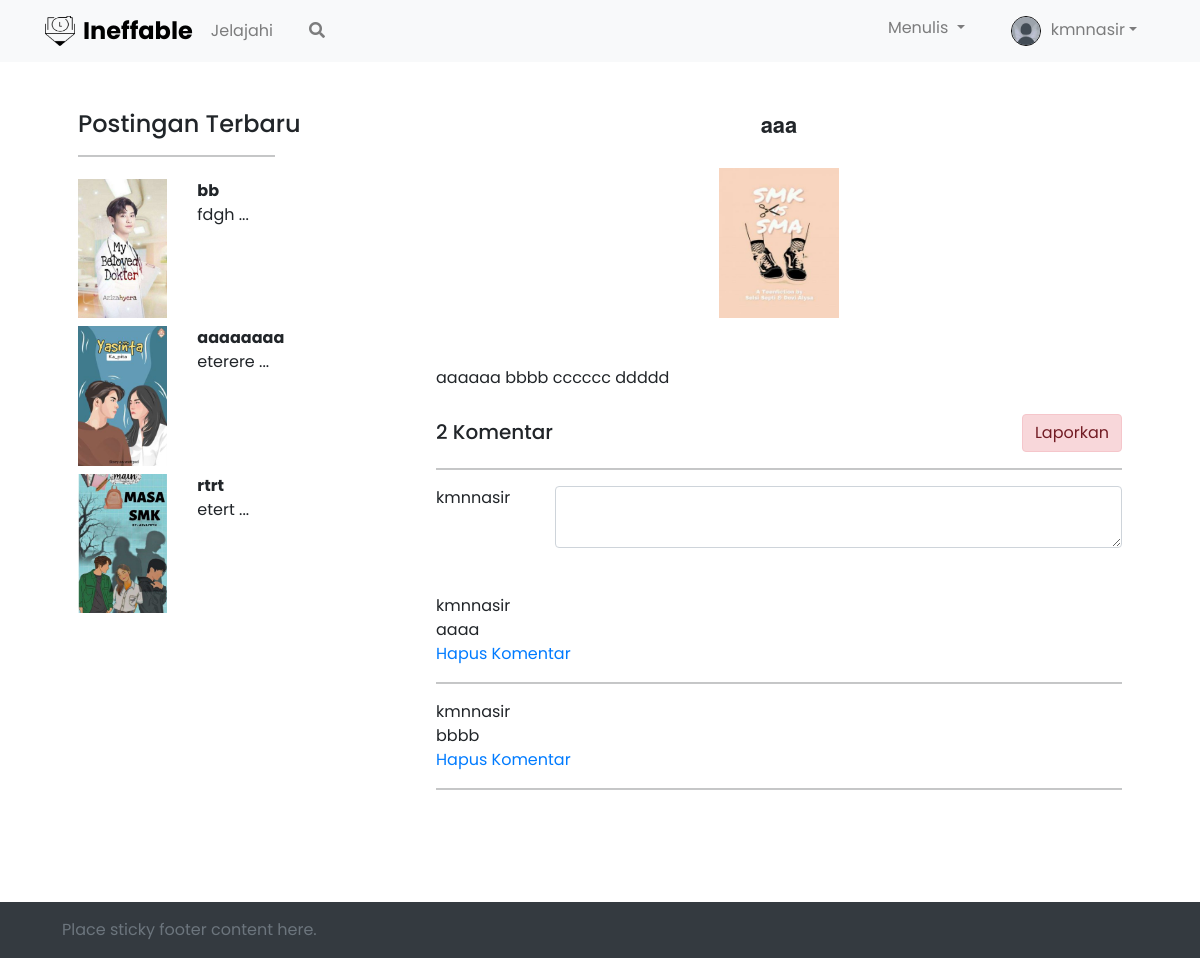
Page /beranda.php?beranda=detail&id=9 (signed in) on the earlier database version.
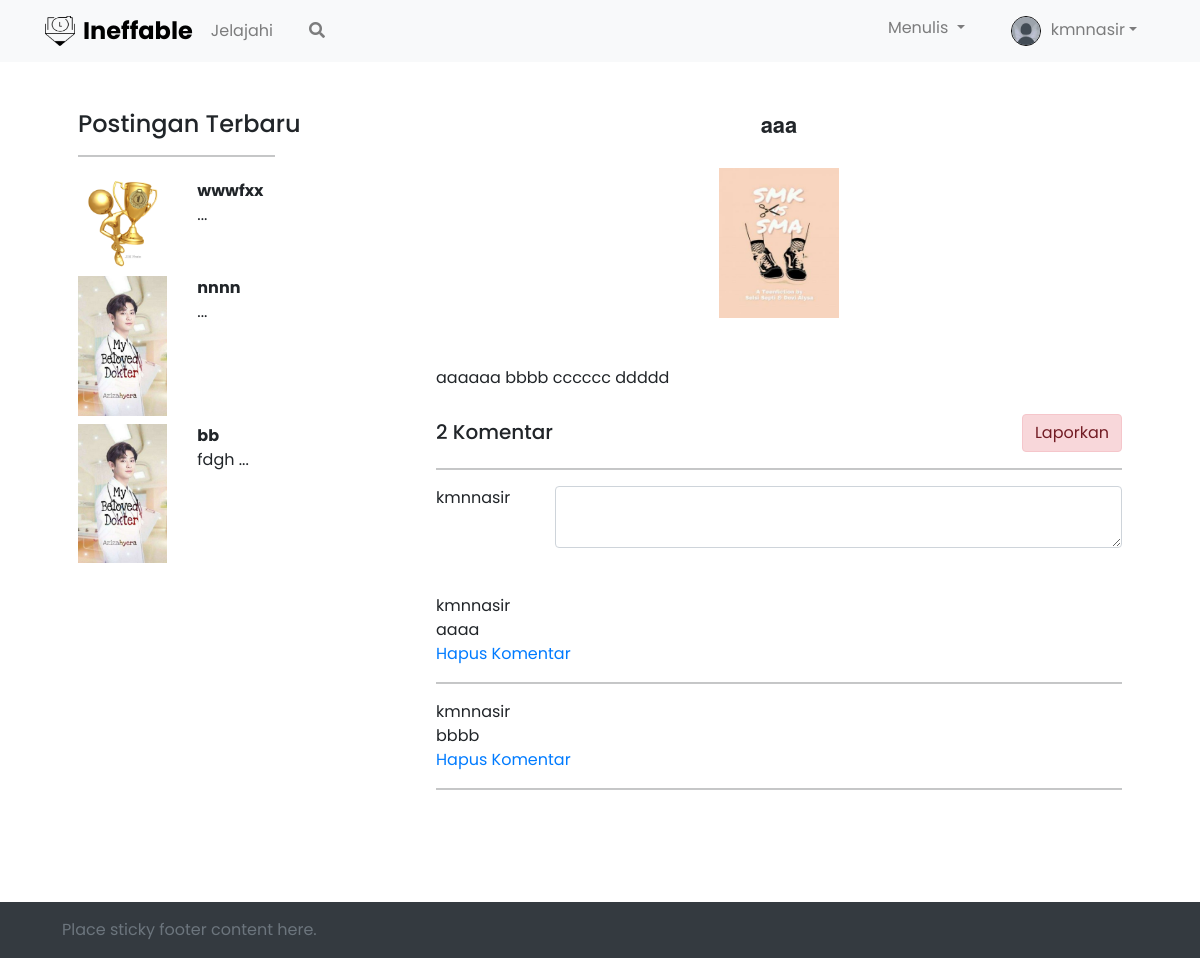
Same page on the later database version.
### tables this page shows
CREATE TABLE `tb_user` (
  `id` int(11) NOT NULL,
  `nama` varchar(100) NOT NULL,
  `username` varchar(100) NOT NULL,
  `email` varchar(100) NOT NULL,
  `password` varchar(100) NOT NULL,
  `photo` text NOT NULL,
  `role` enum('admin','user') NOT NULL
);

CREATE TABLE `tb_post` (
  `id` int(11) NOT NULL,
  `judul` varchar(200) NOT NULL,
  `kategori_id` int(11) NOT NULL,
  `photo` text NOT NULL,
  `isi` text NOT NULL,
  `view` int(11) NOT NULL,
  `status` enum('arsip','publis','disable') NOT NULL,
  `user_id` int(11) NOT NULL
);

CREATE TABLE `tb_comment` (
  `id` int(11) NOT NULL,
  `post_id` int(11) NOT NULL,
  `user_id` int(11) NOT NULL,
  `comment` text NOT NULL
);

### detail.php (the view, shortened to what the changed rows need)
<div class="container p-md-4">
    <div class="row">
        <div class="right-detail-content col-md-4">
            <div class="right-title">
            </div>
            <?php $query = $conn->query("SELECT * FROM tb_post ORDER BY id DESC LIMIT 3"); ?>
            <?php while ($a = $query->fetch_array()) : ?>
                <div class="right-content">
                    <div class="row mb-md-2">
                        <div class="col-md-4 right-content-img d-flex justify-content-center">
                            <img src="images/<?php echo $a['photo'] ?>" width="100%">
                        </div>
                        <div class="col-md-8 pr-md-2 right-content-description">
                            <b style="margin-bottom: 22px;"><?php echo $a['judul'] ?></b><br>
                            <?php echo substr($a['isi'], 0, 10) . " ... " ?>
                        </div>
                    </div>
                </div>
            <?php endwhile; ?>
        </div>
        <div class="col-md-8 paragraf">
            <?php
            $id = $_GET['id'];
            $data = $conn->query("SELECT * FROM tb_post where id='$id'");
            ?>
            <?php while ($detail = $data->fetch_array()) : ?>
                <center><h2><?php echo $detail['judul'] ?></h2></center><br>
                <center><img src="images/<?php echo $detail['photo'] ?>" width="120" height="150" class="mb-5"></center>
                <?php echo $detail['isi']?>
                <div class="mt-4">
                    <div class="d-flex justify-content-between align-items-end">
                        <div class="total-komentar">
                            <?php $komen = $conn->query("SELECT * FROM tb_comment WHERE post_id='$id'") ?>
                            <?php $komen_hitung = mysqli_num_rows($komen) ?>
                            <h5><?php echo $komen_hitung ?> Komentar</h5>
                        </div>
                        <div class="report">
                        <?php if ($detail['user_id'] != $_SESSION['id']) : ?>
                            <a href="add_report.php?id=<?php echo $detail['id'] ?>"><button class="btn alert-danger">Laporkan</button></a>
                        <?php endif ?>
                        </div>
                    </div>
                    <hr>
                </div>
                <div>
                    <form action="" method="post">
                        <div class="row">
                            <div class="col-md-2">
                                <?php $user_query = $conn->query("SELECT * FROM tb_user where id='$_SESSION[id]'"); ?>
                                <?php $user_data =  $user_query->fetch_assoc() ?>
                                <?php echo $user_data["username"] ?>
                            </div>
                            <div class="col-md-10 form-komen">
                                <textarea name="comment" id="" rows="2" class="form-control text-komen"></textarea>
                            </div>
                        </div>
                    </form>
                </div>
                <?php
                $komen =  $conn->query("SELECT tb_comment.id, tb_comment.user_id, tb_comment.comment, tb_user.username FROM tb_comment INNER JOIN tb_user ON tb_comment.user_id=tb_user.id WHERE tb_comment.post_id=" . $detail['id']);
                ?>
                <?php while ($showcomment =  $komen->fetch_array()) {
                    echo $showcomment['username'] . "<br>";
                    echo $showcomment['comment'] . "<br>";
                    if ($showcomment['user_id'] == $_SESSION['id']) {
                        echo "<a href=''>Hapus Komentar</a>";
                    }
                    echo "<hr>";
                }
                ?>
                <?php endwhile; ?>
        </div>
    </div>
</div>

### beranda.php (shortened to what the changed rows need)
<?php
include "db/koneksi.php";
?>
<!DOCTYPE html>
<html>
<head>
    <link href="https://cdn.jsdelivr.net/npm/bootstrap@5.0.0-beta3/dist/css/bootstrap.min.css" rel="stylesheet">
    <link rel="stylesheet" href="https://stackpath.bootstrapcdn.com/bootstrap/4.1.3/css/bootstrap.min.css">
    <link rel="stylesheet" href="https://pro.fontawesome.com/releases/v5.10.0/css/all.css" />
    <link rel="stylesheet" type="text/css" href="style.css">
</head>
<body>
    <nav class="navbar navbar-expand-md navbar-light bg-light">
        <div class="container">
            <div class="navbar-collapse collapse" id="collapseNavbar">
                <ul class="navbar-nav ms-auto">
                    <li class="nav-item dropdown">
                        <?php
                        $select_user = $conn->query("SELECT * FROM tb_user WHERE id = '$_SESSION[id]' ");
                        while ($u = mysqli_fetch_array($select_user)) {
                        ?>
                            <?php if (empty($u['photo'])) : ?>
                                <a class="nav-link dropdown-toggle" href="#" id="navbarDropdown" role="button" data-bs-toggle="dropdown" aria-expanded="false">
                                    <img src="images/wa15.jpg" class="profile-image rounded-circle" style="object-fit: cover 50% 50% no-repeat; width:30px; height:30px; border: 1px solid #000; margin-left: 10px;"><span class="caret" style="margin-left: 10px;"><?php echo $u['username']; ?></span></a>
                            <?php endif ?>
                        <?php
                        }
                        ?>
                    </li>
                </ul>
            </div>
        </div>
    </nav>
    <div class="container p-md-4">
        <?php
        if (!empty($_GET['beranda'])) {
            if ($_GET['beranda'] == "profile") {
                include "profile.php";
            } elseif ($_GET['beranda'] == "create") {
                include "create.php";
            } elseif ($_GET['beranda'] == "arsip") {
                include "arsip.php";
            } elseif ($_GET['beranda'] == "edit") {
                include "edit_post.php";
            } elseif ($_GET['beranda'] == "delete") {
                include "delete_post.php";
            } elseif ($_GET['beranda'] == "detail") {
                include "detail.php";
            } elseif ($_GET['beranda'] == "add_perpus") {
                include "tambah_perpustakaan.php";
            } elseif ($_GET['beranda'] == "kategori") {
                include "kategori.php";
            } elseif ($_GET['beranda'] == "edit_profile") {
                include "edit_profile.php";
            } elseif ($_GET['beranda'] == "search_page") {
                include "search_page.php";
            } elseif ($_GET['beranda'] == "search") {
                include "search.php";
            } elseif ($_GET['beranda'] == "add-report") {
                include "add_report.php";
            } elseif ($_GET['beranda'] == "delete-komentar") {
                include "delete_komentar.php";
            } else {
                include "perpustakaan.php";
            }
        } else {
            include('home.php');
        }
        ?>
    </div>
</body>
</html>

Differences in the rows shown:
no longer on this page (row unchanged): tb_post: photo (picture), judul "aaaaaaaa", isi "eterere", shown under "Postingan Terbaru"
no longer on this page (row unchanged): tb_post: photo (picture), judul "rtrt", isi "etert", shown under "Postingan Terbaru"
added tb_post: photo (picture), judul "wwwfxx", shown under "Postingan Terbaru"
added tb_post: photo (picture), judul "nnnn", shown under "Postingan Terbaru"
